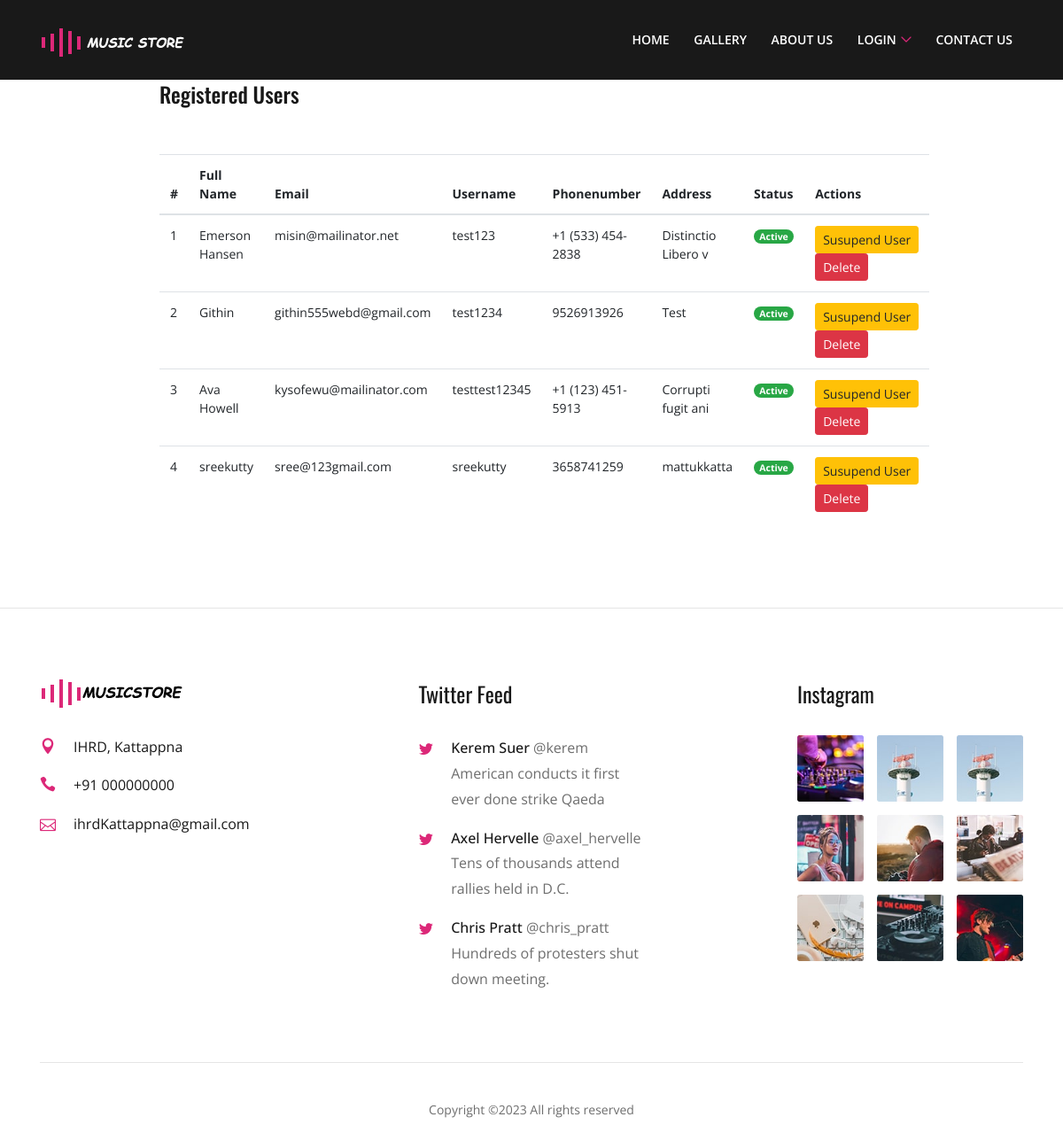
Screenshot of /admin-registered-users with the database file from the repository.
### frontend/models.py (models this page shows, shortened)
class User(models.Model):
    id = models.AutoField(primary_key=True, null=False)
    name = models.CharField(max_length=100,default='', null=False)
    email = models.CharField(max_length=255,default='', null=False)
    username = models.CharField(max_length=100,default='', null=False)
    password = models.CharField(max_length=500,default='', null=False)
    phone = models.CharField(max_length=15,default='', null=False)
    address = models.TextField(default='',null=False)
    usertype_choices = [
        ('admin', 'Admin'),
        ('user', 'User'),
    ]
    usertype = models.CharField(max_length=7, choices=usertype_choices, default="user")
    status_choices = [
        ('active', 'Active'),
        ('suspend', 'Suspend'),
    ]
    status = models.CharField(max_length=7, choices=status_choices, default="active")

### frontend/views.py (the view)
# urls.py: path('admin-registered-users', views.admin_registered_users, name='admin-registered-users'),
def admin_registered_users(request):
    user_details = User.objects.filter(usertype='user').all()
    context = {'user_details': user_details }
    return render(request, 'admin-registered-users.html', context )

### frontend/templates/admin-registered-users.html (shortened to what this page needs)
{% load static %}
{% include "includes/header.html" %}
<section class="blog-details-area section-padding-0-80">
    <div class="container-fluid">
        <div class="post-details-text">
            <div class="row justify-content-center">
                <div class="col-12 col-md-12 col-lg-9">
                    <div class="col-12">
                        <div class="section-heading text-left">
                            <h4 class="widget-title">Registered Users</h4>
                        </div>
                    </div>
                    <div class="col-12">
                        <div class="col-xs-12">
                            <table class="table">
                                <thead>
                                <tr>
                                    <th scope="col">#</th>
                                    <th scope="col">Full Name</th>
                                    <th scope="col">Email</th>
                                    <th scope="col">Username</th>
                                    <th scope="col">Phonenumber</th>
                                    <th scope="col" >Address</th>
                                    <th scope="col">Status</th>
                                    <th scope="col">Actions</th>
                                </tr>
                                </thead>
                                <tbody>
                                {% for i in user_details %}
                                <tr>
                                    <td>{{ forloop.counter }}</td>
                                    <td>{{ i.name }}</td>
                                    <td>{{ i.email }}</td>
                                    <td>{{ i.username }}</td>
                                    <td>{{ i.phone }}</td>
                                    <td>{{ i.address }}</td>
                                    <td>
                                        {% if i.status == 'active' %}
                                        <span class="badge badge-pill badge-success">Active</span>
                                        {% else %}
                                        <span class="badge badge-pill badge-warning">Suspend</span>
                                        {% endif %}
                                    </td>
                                    <td>
                                        {% if i.status == 'active' %}
                                        <a href="/admin-registered-users/status/{{ i.id }}/suspend"
                                           class="btn btn-warning btn-sm">Susupend User</a>
                                        {% else %}
                                        <a href="/admin-registered-users/status/{{ i.id }}/active"
                                           class="btn btn-success btn-sm">Activate User</a>
                                        {% endif %}
                                        <a href="admin-registered-users/delete/{{ i.id }}"
                                           class="btn btn-danger btn-sm">Delete</a>
                                    </td>
                                </tr>
                                {% endfor %}
                                </tbody>
                            </table>
                        </div>
                    </div>
                </div>
            </div>
        </div>
    </div>
</section>
{% include "includes/footer.html" %}

### frontend/templates/includes/header.html (shortened to what this page needs)
{% load static %}
<!DOCTYPE html>
<html lang="en">
<head>
    <link rel="stylesheet" href="{% static 'css/style.css' %}">
</head>
<body>
<header class="header-area">
    <div class="main-header-area">
        <div class="classy-nav-container breakpoint-off">
            <div class="container">
                <nav class="classy-navbar justify-content-between" id="razoNav">
                    <a class="nav-brand" href="index.html"><img src="{% static './img/core-img/logo.png' %}" alt=""></a>
                    <div class="classy-menu">
                        <div class="classynav">
                            <ul id="nav">
                                {% if 'is_logged_in' not in request.session %}
                                {% url 'home' as home_url %}
                                <li><a href="/home" {% if request.get_full_path == home_url %} class="active" {% endif %} >Home</a></li>
                                {% url 'gallery' as home_url %}
                                <li><a href="/gallery" {% if request.get_full_path == home_url %} class="active" {% endif %} >Gallery</a></li>
                                {% url 'about-us' as home_url %}
                                <li><a href="/about-us" {% if request.get_full_path == home_url %} class="active" {% endif %} >About Us</a></li>
                                {% endif %}
                                {% if 'is_logged_in' not in request.session %}
                                {% url 'login' as home_url %}
                                {% url 'register' as home_url_2 %}
                                <li><a href="#" {% if request.get_full_path == home_url or request.get_full_path == home_url_2  %} class="active" {% endif %} >Login</a>
                                </li>
                                {% endif %}
                                {% if 'is_logged_in' not in request.session %}
                                {% url 'contact-us' as home_url %}
                                <li><a href="/contact-us" {% if request.get_full_path == home_url %} class="active" {% endif %} >Contact Us</a></li>
                                {% endif %}
                            </ul>
                        </div>
                    </div>
                </nav>
            </div>
        </div>
    </div>
</header>

### frontend/templates/includes/footer.html (shortened to what this page needs)
{% load static %}
<footer class="footer-area">
    <div class="main-footer-area section-padding-80-0">
        <div class="container">
            <div class="row justify-content-between">
                <div class="col-12 col-sm-6 col-md-4 col-xl-3">
                    <div class="single-footer-widget mb-80">
                        <a href="#" class="footer-logo"><img src="{% static 'img/core-img/logo2.png' %}" alt=""></a>
                        <div class="footer-content">
                            <div class="single-contact-info d-flex">
                                <div class="icon">
                                    <i class="icon_pin"></i>
                                </div>
                                <div class="text">
                                    <p>IHRD, Kattappna </p>
                                </div>
                            </div>
                            <div class="single-contact-info d-flex">
                                <div class="icon">
                                    <i class="icon_phone"></i>
                                </div>
                                <div class="text">
                                    <p>+91 000000000</p>
                                </div>
                            </div>
                            <div class="single-contact-info d-flex">
                                <div class="icon">
                                    <i class="icon_mail_alt"></i>
                                </div>
                                <div class="text">
                                    <p>ihrdKattappna@gmail.com</p>
                                </div>
                            </div>
                        </div>
                    </div>
                </div>
                <div class="col-12 col-sm-6 col-md-4 col-xl-3">
                    <div class="single-footer-widget mb-80">
                        <h4 class="widget-title">Twitter Feed</h4>
                        <div class="single-twitter-feed d-flex">
                            <div class="tweet-icon">
                                <i class="fa fa-twitter"></i>
                            </div>
                            <div class="tweet">
                                <p><a href="#">Kerem Suer</a> @kerem American conducts it first ever done strike Qaeda
                                </p>
                            </div>
                        </div>
                        <div class="single-twitter-feed d-flex">
                            <div class="tweet-icon">
                                <i class="fa fa-twitter"></i>
                            </div>
                            <div class="tweet">
                                <p><a href="#">Axel Hervelle</a> @axel_hervelle Tens of thousands attend rallies held in
                                    D.C.</p>
                            </div>
                        </div>
                        <div class="single-twitter-feed d-flex">
                            <div class="tweet-icon">
                                <i class="fa fa-twitter"></i>
                            </div>
                            <div class="tweet">
                                <p><a href="#">Chris Pratt</a> @chris_pratt Hundreds of protesters shut down meeting.
                                </p>
                            </div>
                        </div>
                    </div>
                </div>
                <div class="col-12 col-md-4 col-xl-3">
                    <div class="single-footer-widget mb-80">
                        <h4 class="widget-title">Instagram</h4>
                        <div class="razo-instagram-area d-flex flex-wrap">
                            <div class="single-instagram-feed">
                                <a href="#"><img src="{% static 'img/bg-img/2.jpg' %}" alt=""></a>
                            </div>
                            <div class="single-instagram-feed">
                                <a href="#"><img src="{% static 'img/bg-img/3.jpg' %}" alt=""></a>
                            </div>
                            <div class="single-instagram-feed">
                                <a href="#"><img src="{% static 'img/bg-img/3.jpg' %}" alt=""></a>
                            </div>
                            <div class="single-instagram-feed">
                                <a href="#"><img src="{% static 'img/bg-img/5.jpg' %}" alt=""></a>
                            </div>
                            <div class="single-instagram-feed">
                                <a href="#"><img src="{% static 'img/bg-img/6.jpg' %}" alt=""></a>
                            </div>
                            <div class="single-instagram-feed">
                                <a href="#"><img src="{% static 'img/bg-img/7.jpg' %}" alt=""></a>
                            </div>
                            <div class="single-instagram-feed">
                                <a href="#"><img src="{% static 'img/bg-img/8.jpg' %}" alt=""></a>
                            </div>
                            <div class="single-instagram-feed">
                                <a href="#"><img src="{% static 'img/bg-img/9.jpg' %}" alt=""></a>
                            </div>
                            <div class="single-instagram-feed">
                                <a href="#"><img src="{% static 'img/bg-img/10.jpg' %}" alt=""></a>
                            </div>
                        </div>
                    </div>
                </div>
            </div>
        </div>
    </div>
    <div class="copywrite-area">
        <div class="container">
            <div class="row">
                <div class="col-12">
                    <div class="copywrite-text">
                        <p>
                            Copyright &copy;<script>document.write(new Date().getFullYear());</script>
                            All rights reserved
                            </p>
                    </div>
                </div>
            </div>
        </div>
    </div>
</footer>
</body>
</html>

### rows the page displays
User: name "Emerson Hansen", email "misin@mailinator.net", username "test123", phone "+1 (533) 454-2838", address "Distinctio Libero v", status "Active"
User: name "Githin", email "githin555webd@gmail.com", username "test1234", phone "9526913926", address "Test", status "Active"
User: name "Ava Howell", email "kysofewu@mailinator.com", username "testtest12345", phone "+1 (123) 451-5913", address "Corrupti fugit ani", status "Active"
User: name "sreekutty", email "sree@123gmail.com", username "sreekutty", phone "3658741259", address "mattukkatta", status "Active"
